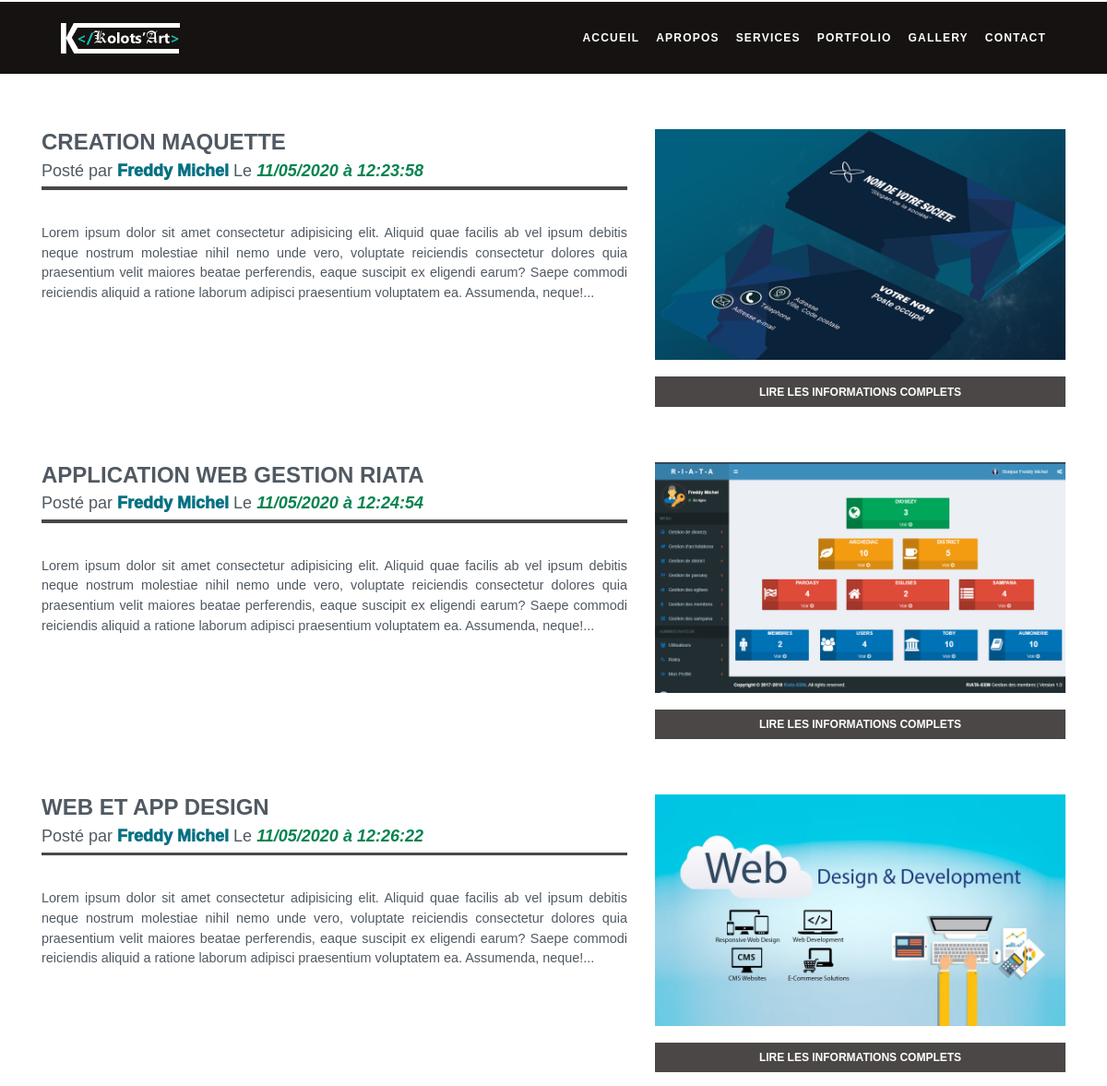
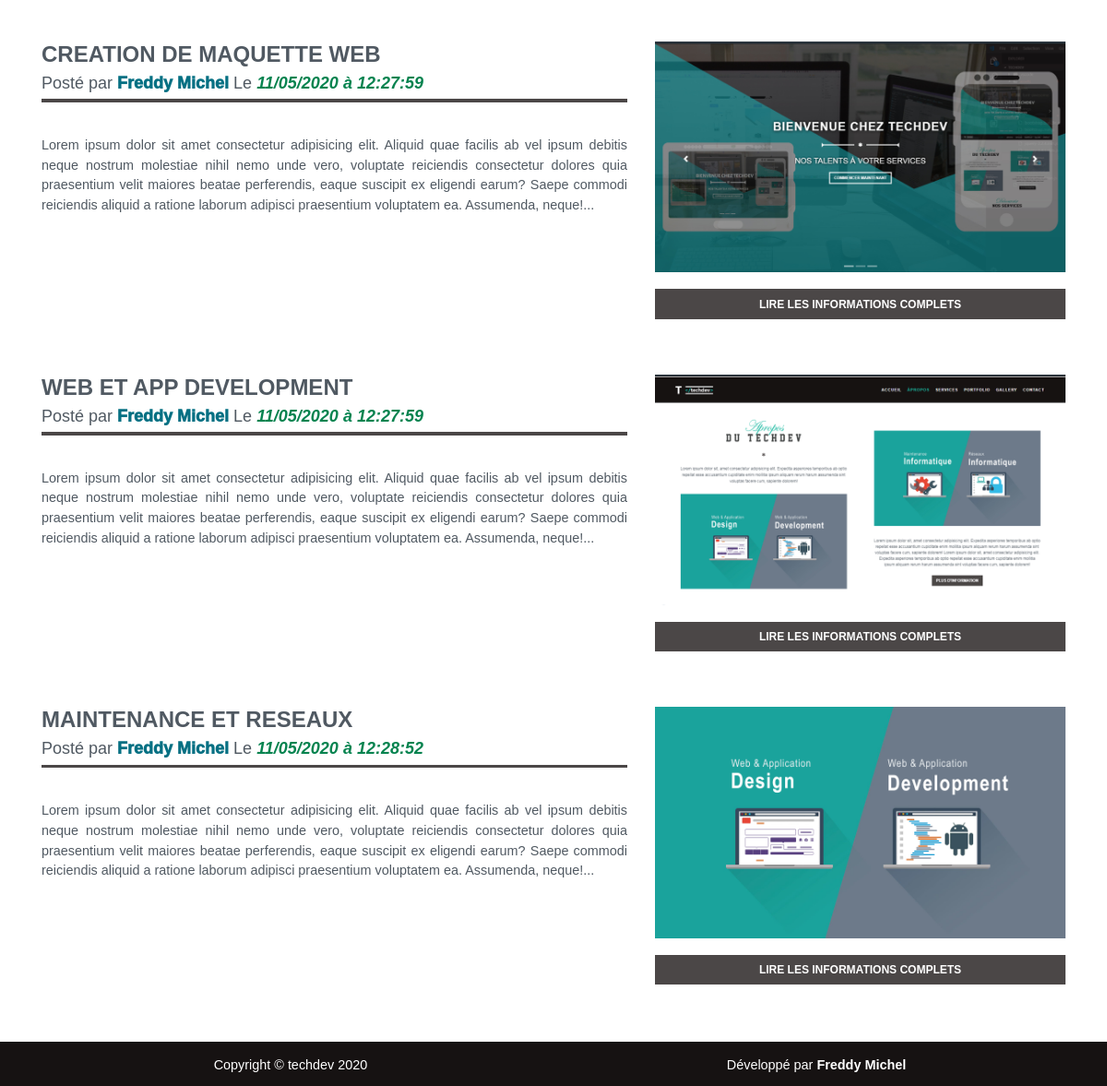
Screenshot of /index.php?page=articles with the database file from the repository (2 pictures, top to bottom).
### tables this page shows
CREATE TABLE IF NOT EXISTS `portfolio` (
  `id` int(11) NOT NULL AUTO_INCREMENT,
  `titre` varchar(255) NOT NULL,
  `contenue` text NOT NULL,
  `image` varchar(255) NOT NULL DEFAULT 'post.png',
  `auteur` varchar(255) NOT NULL,
  `date` datetime NOT NULL,
  `posted` tinyint(4) NOT NULL,
  PRIMARY KEY (`id`)
);

### fonctions/articles.fonct.php (called while the page is built)
<?php
function get_article(){
    global $db;
    $req = $db -> query("
        SELECT      portfolio.id,
                    portfolio.titre,
                    portfolio.image,
                    portfolio.date,
                    portfolio.contenue,
                    admins.nom
        FROM        portfolio
        JOIN admins
        ON portfolio.auteur=admins.email
        WHERE posted = '1'
        ORDER BY date ASC
    ");
    $result = [];
    while ($rows = $req -> fetchObject()){
        $result[] = $rows;
    }
    return $result;
}

### pages/articles.php (the view)
<?php
$articles = get_article();
foreach($articles as $article){
?>
<div class="list-article">
    <div class="container">
        <div class="row">
            <div class="col-md-7 blog-content">
                <h4 class="article-titre"><?= $article -> titre ?></h4>
                <h6 class="autorArticle">Posté par <strong class="nameAutor"> <?= $article -> nom ?></strong> Le <i class="datePosted"><?= date("d/m/Y à H:i:s",strtotime($article -> date)); ?></i></h6>
                <div class="heading-underline"></div>
                <p class="content-article"><?= substr(nl2br($article -> contenue),0,800) ?>...</p>
            </div>
            <div class="col-md-5 blog-img">
                <img src="assets/imgs/portfolio/<?= $article -> image ?>" class="responsive-img" alt=" <?= $article -> titre ?>">
                <br><br>
                <a class="btn btn-secondary btn-md" href="index.php?page=article&id=<?= $article -> id ?>">Lire les informations complets</a>
            </div>
        </div>
    </div>
</div>
<?php
}
?>

### index.php (shortened to what this page needs)
<?php
   $pages = scandir('pages/');
    if(isset($_GET['page']) && !empty($_GET['page'])){
        if(in_array($_GET['page'].'.php', $pages)){
            $page = $_GET['page'];
        }else{
            $page = "error";
        }
    }else{
        $page = "accueil";
    }
?>
<!doctype html>
<html lang="en">
    <head>
        <link href="assets/css/bootstrap.min.css" rel="stylesheet">
        <link href="assets/css/style.css" rel="stylesheet">
        <link href="assets/css/font-awesome.css" rel="stylesheet">
        <link rel="stylesheet" type="text/css" href="assets/css/GallerySlider.css" media="screen">
    </head>
 <body data-spy="scroll" data-target="#navbarResponsive">
<?php
include ('includes/topbar.php');
?>
<?php
    include 'pages/'.$page.'.php';
?>
        <?php if($page == 'accueil'):?>
            <footer>
                <div class="container">
                    <div class="back-to-top">
                        <a href="#home"><i class="fa fa-chevron-up"></i></a>
                    </div>
                    <div class="justify-content-center">
                        <div class="footer-container text-center" id="adressFooter">
                            <div class="container-contact-footer animate-top">
                                <img src="assets/imgs/logo/kolotsart-1.png" alt="">
                                <p>Lorem ipsum dolor sit amet, consectetur adipisicing elit. Temporibus, rerum.</p>
                                <h4 class="titleContactFooter">Contact info:</span></h4>
                                <p class="telContact">+261 (0)34 75 979 57 / +261 (0)34 21 243 19</p>
                                <p class="emailContact">michelfreddy1992@gmail.com</p>
                                <p class="siteContact">www.mada.kolotsart.mg</p>
                            </div>
                            <div class="row">
                                <div class="col-lg-12">
                                    <div class="iconeSocialeFooter animate-left">
                                        <h4>Suivez-nous sur</h4>
                                        <a href="http://facebook.com" target="blank" class="btnfoot"><i class="fa fa-facebook"></i></a>
                                        <a href="http://youtube.com" target="blank" class="btnfoot"><i class="fa fa-youtube"></i></a>
                                        <a href="http://linkedin.com" target="blank" class="btnfoot"><i class="fa fa-linkedin"></i></a>
                                        <a href="http://twitter.com" target="blank" class="btnfoot"><i class="fa fa-twitter"></i></a>
                                        <a href="http://instagram.com" target="blank" class="btnfoot"><i class="fa fa-instagram"></i></a>
                                        <a href="http://google.com" target="blank" class="btnfoot"><i class="fa fa-google"></i></a>
                                    </div>
                                </div>
                            </div>
                        </div>
                    </div>
                </div>
            </footer>
            <div class="copyright">
                <div class="container">
                    <div class="row">
                    <div class="col-lg-6">
                        <p class="copy-name">Copyright &copy; kolots'art 2020</p>
                    </div>
                    <div class="col-lg-6">
                        <p class="developper-name">Développé par <a class="name-dev" href="#">Freddy Michel</a></p>
                    </div>
                </div>
                </div>
            </div>
        <?php else: ?>
            <div class="copyright">
                <div class="container">
                    <div class="row">
                    <div class="col-lg-6">
                        <p class="copy-name">Copyright &copy; techdev 2020</p>
                    </div>
                    <div class="col-lg-6">
                        <p class="developper-name">Développé par <a class="name-dev" href="#">Freddy Michel</a></p>
                    </div>
                </div>
                </div>
            </div>
        <?php endif ?>
    </body>
</html>

### includes/topbar.php (shortened to what this page needs)
<nav class="navbar navbar-expand-md navbar-dark bg-dark" id="navbar" data-sticky>
    <a href="index.php?page=accueil" class="navbar-brand"><img src="assets/imgs/logo/kolotsart-1.png" alt=""></a>
    <div class="collapse navbar-collapse" id="navbarResponsive">
        <ul class="navbar-nav ml-auto">
            <?php if($page == 'accueil'): ?>
                <?= nav_item('index.php','Accueil'); ?>
                <?= nav_item('#about','Apropos'); ?>
                <?= nav_item('#service','Services'); ?>
                <?= nav_item('#portfolio','Portfolio'); ?>
                <?= nav_item('#gallery','Gallery'); ?>
                <?= nav_item('#contact','Contact'); ?>
                <!--<li class="btn-inscrire">
                    <a id="btnMembre" class="btn btn-success btn-sm" href="#">Se connecter<span class="fa fa-angle-right pull-right text-orange"></span></a>
                </li>-->
            <?php else: ?>
                <?= nav_item('index.php','Accueil'); ?>
                <?= nav_item('index.php?page=accueil#about','Apropos'); ?>
                <?= nav_item('index.php?page=accueil#service','Services'); ?>
                <?= nav_item('index.php?page=accueil#portfolio','Portfolio'); ?>
                <?= nav_item('index.php?page=accueil#gallery','Gallery'); ?>
                <?= nav_item('index.php?page=accueil#contact','Contact'); ?>
            <?php endif ?>
        </ul>
    </div>
</nav>

### class/nav_item.php (shortened to what this page needs)
<?php
function nav_item(string $lien, string $titre): string{
    $classe = 'nav-item';
    return <<<HTML
        <li class="$classe">
        <a class="nav-link" href="$lien">$titre</a>
        </li>
HTML;
}

### assets/css/style.css (style rules this page uses)
* { text-decoration: none; }
html { scroll-behavior: smooth; font-family:'Aparajita', sans-serif; font-size:12px; }
body { overflow-x: hidden; font-size:1rem; font-family: 'arial', sans-serif; color:#505962; background: #ffffffd9; }
.navbar { height: auto; background: rgb(22, 18, 18) !important; border-top:2px solid #fff; padding: 1.4rem; z-index:99; }
.navbar .nav-item, .dropdown a.dropdown-toggle { text-transform: uppercase; font-weight: 700; font-size:1rem; letter-spacing: .1rem; padding-right: .5rem; }
.navbar .nav-item:last-child { padding-right: 0; margin-right: 0; }
.navbar .nav-item a.nav-link { text-decoration: none; font-size: 1rem; text-transform: uppercase; color:#ffffff; font-weight: 700; width: 100%; transition:all .3s; }
.heading-underline { width:100%; height: .3rem; background: rgb(75, 71, 71); margin:0 auto 3rem; }
.row { display:flex; }
.btn-secondary { background:rgb(75, 71, 71); border:0; transition: all .5s; font-weight: 700; width:auto; z-index:5000; }
.btn-md { border-width:medium; border-radius: 0; padding: .6rem 1.1rem; text-transform: uppercase; margin: 1rem; z-index:15000; }
.list-article { margin: 5rem 0; }
.list-article .blog-img img { width:100%; }
.list-article .article-titre { text-transform:uppercase; font-weight: 700; font-size:2rem; }
.list-article .autorArticle { font-size:1.5rem; }
.list-article .nameAutor { color:rgb(5, 112, 131); font-weight: 1000; font-size:1.5rem; }
.list-article .datePosted { color:rgb(5, 131, 79); font-weight: 800; font-size:1.5rem; }
.list-article .content-article { font-size:1.2rem; text-align:justify; }
.list-article .btn-md { left: 0; right: 0; margin: auto; display: block; width: auto; }
.copyright { justify-content: center; align-content: center; align-items: center; color:#fff; background: rgb(22, 18, 18); border-top:2px solid #fff; height: auto; }
.copyright .copy-name, .developper-name { font-size:1.2rem; padding-top:1.2rem; text-align:center; }
.developper-name .name-dev { text-decoration: none; font-weight: 700; color:#fff; transition:all .5s; }
@media screen and (min-width:767px) { .navbar { height: 80px; background: rgb(22, 18, 18) !important; } }
@media screen and (min-width:767px) { .copyright p { text-align: center; height: auto; } }
@media screen and (min-width:900px) { .navbar { padding: 0 5rem; } }

### rows the page displays
portfolio: titre "CREATION MAQUETTE", admins.nom "Freddy Michel", date "11/05/2020 à 12:23:58", contenue "Lorem ipsum dolor sit amet consectetur adipisicing elit. Aliquid quae facilis ab vel ipsum debitis neque nostrum molestiae nihil nemo unde vero, voluptate reiciendis consectetur dolores quia praesentium velit maiores beatae perferendis, eaque suscipit ex eligendi earum? Saepe commodi reiciendis aliquid a ratione laborum adipisci praesentium voluptatem ea. Assumenda, neque!", image (picture)
portfolio: titre "APPLICATION WEB GESTION RIATA", admins.nom "Freddy Michel", date "11/05/2020 à 12:24:54", contenue "Lorem ipsum dolor sit amet consectetur adipisicing elit. Aliquid quae facilis ab vel ipsum debitis neque nostrum molestiae nihil nemo unde vero, voluptate reiciendis consectetur dolores quia praesentium velit maiores beatae perferendis, eaque suscipit ex eligendi earum? Saepe commodi reiciendis aliquid a ratione laborum adipisci praesentium voluptatem ea. Assumenda, neque!", image (picture)
portfolio: titre "WEB ET APP DESIGN", admins.nom "Freddy Michel", date "11/05/2020 à 12:26:22", contenue "Lorem ipsum dolor sit amet consectetur adipisicing elit. Aliquid quae facilis ab vel ipsum debitis neque nostrum molestiae nihil nemo unde vero, voluptate reiciendis consectetur dolores quia praesentium velit maiores beatae perferendis, eaque suscipit ex eligendi earum? Saepe commodi reiciendis aliquid a ratione laborum adipisci praesentium voluptatem ea. Assumenda, neque!", image (picture)
portfolio: titre "CREATION DE MAQUETTE WEB", admins.nom "Freddy Michel", date "11/05/2020 à 12:27:59", contenue "Lorem ipsum dolor sit amet consectetur adipisicing elit. Aliquid quae facilis ab vel ipsum debitis neque nostrum molestiae nihil nemo unde vero, voluptate reiciendis consectetur dolores quia praesentium velit maiores beatae perferendis, eaque suscipit ex eligendi earum? Saepe commodi reiciendis aliquid a ratione laborum adipisci praesentium voluptatem ea. Assumenda, neque!", image (picture)
portfolio: titre "WEB ET APP DEVELOPMENT", admins.nom "Freddy Michel", date "11/05/2020 à 12:27:59", contenue "Lorem ipsum dolor sit amet consectetur adipisicing elit. Aliquid quae facilis ab vel ipsum debitis neque nostrum molestiae nihil nemo unde vero, voluptate reiciendis consectetur dolores quia praesentium velit maiores beatae perferendis, eaque suscipit ex eligendi earum? Saepe commodi reiciendis aliquid a ratione laborum adipisci praesentium voluptatem ea. Assumenda, neque!", image (picture)
portfolio: titre "MAINTENANCE ET RESEAUX", admins.nom "Freddy Michel", date "11/05/2020 à 12:28:52", contenue "Lorem ipsum dolor sit amet consectetur adipisicing elit. Aliquid quae facilis ab vel ipsum debitis neque nostrum molestiae nihil nemo unde vero, voluptate reiciendis consectetur dolores quia praesentium velit maiores beatae perferendis, eaque suscipit ex eligendi earum? Saepe commodi reiciendis aliquid a ratione laborum adipisci praesentium voluptatem ea. Assumenda, neque!", image (picture)

### other values shown
$titre "ACCUEIL APROPOS SERVICES PORTFOLIO GALLERY CONTACT"
